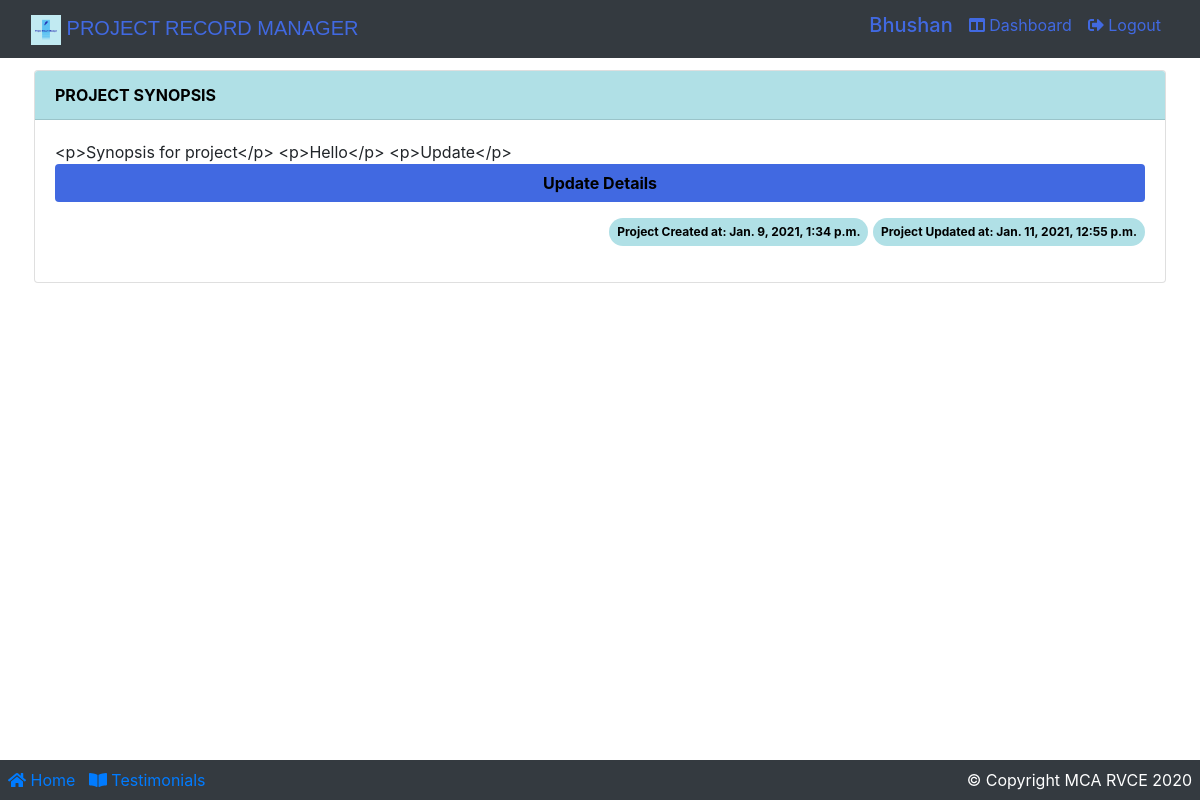
Page /projectsynopsis/ (signed in) on the committed database.
### app/models.py (models this page shows, shortened)
class CustomUser(AbstractBaseUser, PermissionsMixin):
    username = None
    first_name = None
    last_name = None
    admin = models.BooleanField(default=False)
    active = models.BooleanField(default=True)
    staff = models.BooleanField(default=False)
    isstudent = models.BooleanField(default=False)
    isfaculty = models.BooleanField(default=False)
    student_available = models.BooleanField(default=False)
    faculty_available = models.BooleanField(default=False)
    email = models.EmailField(_('email address'), unique=True)
    USERNAME_FIELD = 'email'
    REQUIRED_FIELDS = []
    name = models.CharField(max_length=100)
    created_at = models.DateTimeField(auto_now_add=True)
    updated_at = models.DateTimeField(auto_now=True)
    objects = UserManager()
    @property
    def is_active(self):
        return self.active
    @property
    def is_student(self):
        return self.isstudent
    @property
    def is_faculty(self):
        return self.isfaculty

class ProjectSynopsis(models.Model):
    scrum_master = models.CharField(max_length=100, default="scrum master")
    project_title = models.ForeignKey(
        Team, on_delete=models.CASCADE, null=True)
    synopsis = HTMLField()
    created_at = models.DateTimeField(auto_now_add=True)
    updated_at = models.DateTimeField(auto_now=True)
    def __str__(self):
        return str(self.project_title) + "synopsis"

### app/views.py (the view, shortened to what this page needs)
# urls.py: path('projectsynopsis/', views.projectSynopsisCreation, name="projectsynopsis"),
def projectSynopsisCreation(request):
    needToUpdate = False
    needToUpdateidt = False
    queryset2 = Team.objects.filter(owner=(request.user.name + " " + request.user.email))
    queryset3 = Team.objects.filter(partner=request.user.id)
    idTitle = ""
    if queryset2:
        for data in queryset3 or queryset2:
            idTitle = int(data.id)
    if queryset3:
        for data in queryset3 or queryset2:
            idTitle = int(data.id)
    queryset = ProjectSynopsis.objects.filter(scrum_master=request.user.name)
    idt = ProjectSynopsis.objects.filter(project_title=idTitle)
    print("==> idt ", idt)
    count = 0
    c1 = 0
    if idt:
        for data in idt:
            proj_title = data.project_title
            print("title from Project when title comes from team", data.project_title)
            if data:
                c1 = c1 + 1
            if c1 == 1:
                needToUpdateidt = True
    print(count, c1)
    print(needToUpdate, needToUpdateidt)
    if request.method == 'POST':
        formy = ProjectSynopsisForm(request.POST, request.FILES)
        if formy.is_valid():
            formy.save()
            project_title = formy.cleaned_data.get('project_title')
            messages.success(request, f'Synopsis created for {project_title}.')
            return redirect('projectsynopsis')
    else:
        formy = ProjectSynopsisForm()
    return render(request, 'project/project_synopsis.html',
                  {'formy': formy, 'needToUpdate': needToUpdate,
                   'queryset': queryset,
                   'idt': idt,
                   "needToUpdateidt": needToUpdateidt})

### app/models.py (called while the page is built)
    def __str__(self):
        return self.name + ' ' + self.email

    def __str__(self):
        return self.name + ' ' + self.email

    def __str__(self):
        return str(self.title) + ", Student1:  " + str(self.owner) + ", student2:  " + str(
            self.partner) + ", Guide:  " + str(self.guide)

### templates/project/project_synopsis.html (shortened to what this page needs)
{% extends 'base.html' %}
{% load static %}
{% load crispy_forms_tags %}
{% block content %}
    <div class="container p-1">
        <div class="card mt-2">
            <div class="card-header font-weight-bold" style="background:powderblue; color:black;">
                PROJECT SYNOPSIS
            </div>
            <div class="card-body">
                {% if needToUpdate == False and needToUpdateidt == False %}
                    <form action="{% url 'projectsynopsis' %}" method="POST" enctype="multipart/form-data">
                        {% csrf_token %}
                        <div class="form-row">
                            <div class="form-group col-md-12 mb-0">
                                <div id="div_id_scrum_master" class="form-group">
                                    <label for="id_scrum_master" class=" requiredField">
                                        Scrum master<span class="asteriskField">*</span>
                                    </label>
                                    <div class="">
                                        <input type="text" name="scrum_master" value="{{ user.name }}" maxlength="100"
                                               class="textinput textInput form-control"
                                               id="id_scrum_master" readonly>
                                    </div>
                                </div>
                            </div>
                        </div>
                        <div class="form-row">
                            <div class="form-group col-md-12 mb-0">
                                {{ formy.project_title|as_crispy_field }}
                            </div>
                        </div>
                        <div class="form-row">
                            <div class="form-group col-md-12 mb-0">
                                {{ formy.synopsis|as_crispy_field }}
                            </div>
                        </div>
                        <div class="form-row">
                            <div class="form-group col-md-8 mb-0 offset-1">
                                <button type="submit" class="btn btn-block font-weight-bold"
                                        style="background: royalblue;color: black; ">Submit Details
                                </button>
                            </div>
                        </div>
                    </form>
                {% else %}
                    {% for data in idt %}
                        {{ data.synopsis }}
                        <a href="{% url 'updateSynopsis' data.id %}" class="btn btn-block font-weight-bold"
                           style="background: royalblue;color: black; ">Update Details
                        </a>
                        <div class="container text-right m-2 p-2">
                            <span class="badge badge-info badge-pill p-2 font-weight-bolder" style="background:powderblue; color:black;">Project Created at: {{ data.created_at }}</span>
                            <span class="badge badge-info badge-pill p-2 font-weight-bolder" style="background:powderblue; color:black;">Project Updated at: {{ data.updated_at }}</span>
                        </div>
                    {% endfor %}
                {% endif %}
            </div>
        </div>
    </div>
{% endblock %}

### templates/base.html (shortened to what this page needs)
{% load static %}
<!DOCTYPE html>
<html lang="en">
<head>
    <link rel="stylesheet" href="{% static 'css/bootstrap.css' %}"/>
    <link rel="stylesheet" href="{% static 'css/main.css' %}"/>
    <link href="https://cdn.datatables.net/1.10.20/css/dataTables.bootstrap4.min.css" rel="stylesheet"
/>
    <link rel="stylesheet" href="https://use.fontawesome.com/releases/v5.6.3/css/all.css"/>
</head>
<body>
<nav class="navbar navbar-expand-lg bg-dark navbar-dark">
    <div class="container-fluid">
        <div class="navbar-header">
            <a class="navbar-brand" href="{% url 'index' %}"
               style="text-decoration: none; color:royalblue; font-family: Verdana, Geneva, Tahoma, sans-serif;">
                <img src="{% static 'images/logo/logo2.png' %}" alt="logo" width="30px" class="img img-fluid"/>
                PROJECT RECORD MANAGER</a>
        </div>
        <div class="collapse navbar-collapse justify-content-end" id="navbarSupportedContent">
            <ul class="nav navbar-nav">
                <li class="nav-item mr-3">
                    {% if request.user.is_student %}
                        <h5 style="text-decoration: none; color:royalblue;">{{ user.name }}</h5>
                    {% endif %}
                </li>
                <li class="nav-item">
                    {% if request.user.is_student %}
                        <li class="nav-item">
                            <a class="mr-3" href="{% url 'studentDashboard' %}"
                               style="text-decoration: none; color:royalblue;">
                                <span class="fas fa-columns"></span>&nbsp;Dashboard
                            </a>
                        </li>
                    {% endif %}
                {% if request.user.is_authenticated %}
                    <a class="mr-2" href="{% url 'logout' %}" style="text-decoration: none; color:royalblue;">
                        <span class="fas fa-sign-out-alt"></span>&nbsp;Logout
                    </a>
                    </li>
                {% endif %}
            </ul>
        </div>
    </div>
</nav>
{% block content %}
{% endblock %}
<br>
<footer class="container-fluid bg-dark p-2 fixed-bottom">
    <div class="row">
        <div class="col-md-6">
            <a href="{% url 'index' %}"><span class="fas fa-home"></span>&nbsp;Home</a> &nbsp;
            <a href="#"><span class="fas fa-book-open"></span>&nbsp;Testimonials</a>
        </div>
        <div class="col-md-6 text-right text-white">
            <span>© Copyright MCA RVCE 2020</span>
        </div>
    </div>
</footer>
</body>
</html>

### static/css/main.css (style rules this page uses)
.card-header { background-color:rgb(240, 235, 235); color: royalblue; }

### rows in the picture
CustomUser: name "Bhushan"
ProjectSynopsis: synopsis "<p>Synopsis for project</p> <p>Hello</p> <p>Update</p>", created_at "Jan. 9, 2021, 1:34 p.m.", updated_at "Jan. 11, 2021, 12:55 p.m."
